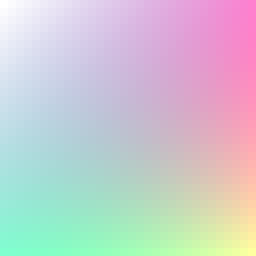
#> input picture data/fixtures/images/synthetic-alpha-32.png, 32 x 32 px (shown 8 times larger)
$ python -i upscale.py   (imports and definitions only)
#> lines starting #> are read from the running program, lines starting #| are printed output that depends on the picture
#> further down, picture is the input picture: PIL image 32x32 RGBA; mean R, G, B, A 127, 127, 160, 127
"""Making a small picture into a larger one that still looks like the subject.

Enlarging is not resampling. A resize asks "what colour sits between these two
pixels" and answers by averaging, which is why an enlarged photograph goes soft:
every edge is smeared across the pixels invented around it. The result is bigger
and worse, and it is what every basic tool does.

**Back-projection asks a better question.** A correct enlargement, shrunk back
down, must reproduce the picture it came from. Most enlargements do not: shrink
a Lanczos upscale and it differs from the original, and that difference is
exactly the detail the interpolation destroyed. So measure it, scale it up, add
it back, and repeat. Each pass pushes the large image toward the only answer
consistent with what the camera actually recorded.

That is real super-resolution and it is a hundred years older than machine
learning. It does not invent anything - every value it adds is derived from the
customer's own pixels, and the loop converges toward *their* photograph rather
than toward what a model was trained to expect. For a document, a garment
sample or anything that will be printed and inspected, that distinction is the
product.

**Why not the AI upscaler.** There is one, and it is better on faces and
foliage. Its weights are trained on DIV2K, whose licence reads "academic
research purpose only", so it cannot be sold (see the licence register). This
path has no such problem: it is arithmetic on the customer's file.

**Halo control.** Sharpening after enlargement is where cheap tools give
themselves away - a bright rim on every dark edge, obvious on a printed garment
and impossible to remove later. The correction is limited to the range the
neighbourhood already spans, so an edge is restored to what it was rather than
being overshot past it.

**Why the material has to be asked for.** Measured against ground truth -
shrink a known image, enlarge it back, score it - sharpening after the loop is
not one answer:

    material         plain resize    with sharpening    without
    woven fabric        27.75 dB       25.93  (-1.82)   28.52  (+0.77)
    printed text        20.65 dB       24.50  (+3.86)   21.45  (+0.80)
    photograph          31.60 dB       33.39  (+1.79)   31.91  (+0.31)

Text and photographs want it badly; fine repeating structure is ruined by it,
because an unsharp mask cannot tell a weave from an edge and adds contrast to
every thread. A single default would be wrong for a third of the work and
silently wrong for the customer whose work is cloth - so the material is asked
for, in the customer's words, and the numbers above are why.
"""

from __future__ import annotations

from dataclasses import dataclass
from typing import Any

__all__ = ["MAX_ITERATIONS", "UpscaleReport", "upscale"]

# How many times to measure the error and put it back.
#
# The first pass carries most of the gain and each one after refines it; the
# residual falls monotonically, so more is never worse, only slower. Capped
# because an unbounded loop on a twelve-megapixel photograph is a hung tab.
DEFAULT_ITERATIONS = 3
MAX_ITERATIONS = 8

# How much of each measured error to put back per pass.
#
# The full amount, now that the error is spread with a kernel that cannot
# overshoot. An earlier version used 0.75 to damp an oscillation that turned
# out to be the kernel's fault rather than the gain's.
FEEDBACK = 1.0


@dataclass(frozen=True)
class UpscaleReport:
    """What was done, and how far it got."""

    scale: int
    iterations: int
    width: int
    height: int
    residual_before: float
    residual_after: float
    material: str = "photo"

    @property
    def improvement_percent(self) -> float:
        """How much of the reconstruction error the loop removed."""
        if self.residual_before <= 0:
            return 0.0
        return (1.0 - self.residual_after / self.residual_before) * 100.0

    def as_record(self) -> dict[str, Any]:
        return {
            "scale": self.scale,
            "iterations": self.iterations,
            "width": self.width,
            "height": self.height,
            "residual_before": round(self.residual_before, 3),
            "residual_after": round(self.residual_after, 3),
            "improvement_percent": round(self.improvement_percent, 1),
            "material": self.material,
        }


def _mean_abs_difference(left: Any, right: Any) -> float:
    """Average absolute difference between two images, 0-255.

    This is the number the loop is minimising: how far the enlargement is from
    being consistent with the original when shrunk back down.
    """
    from PIL import ImageChops, ImageStat

    return sum(ImageStat.Stat(ImageChops.difference(left, right)).mean) / 3.0


#: What the picture is, and therefore whether edge contrast helps or harms.
#: The names are the customer's, not the algorithm's.
MATERIALS = {
    "photo": True,  # photographs, artwork, anything with subjects and edges
    "text": True,  # documents, line drawings, plans, screenshots
    "texture": False,  # cloth, weave, grain, mesh - fine repeating structure
}


def upscale(
    image: Any,
    scale: int = 2,
    *,
    iterations: int = DEFAULT_ITERATIONS,
    material: str = "photo",
) -> tuple[Any, UpscaleReport]:
    """Enlarge by an integer factor, then correct it against the original.

    ``material`` decides whether edge contrast is restored afterwards. See the
    module docstring for the measurements: it is worth +3.9 dB on printed text
    and costs -1.8 dB on woven cloth, which is why it is a question rather than
    a default.

    Returns the enlargement and a report of how much of the reconstruction
    error was removed, so the claim "this is better than a resize" is a number
    rather than an adjective.
    """
#> called with scale = 2, iterations = 3, material = 'photo'
    if material not in MATERIALS:
        known = ", ".join(sorted(MATERIALS))
        msg = f"{material!r} is not a material this understands. Known: {known}"
        raise ValueError(msg)
    sharpen = MATERIALS[material]

    from PIL import Image, ImageChops, ImageFilter, ImageMath

    if scale < 1:
        msg = f"scale must be at least 1, got {scale}"
        raise ValueError(msg)
    passes = max(0, min(int(iterations), MAX_ITERATIONS))

    source = image.convert("RGB")
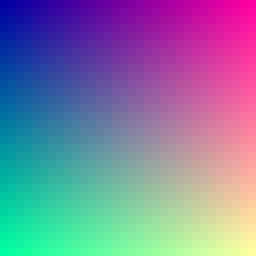
#> source: PIL image 32x32 RGB (shown 8 times larger); mean R, G, B 127, 127, 160
    target = (source.width * scale, source.height * scale)
#> target = (64, 64)

    if scale == 1:
        return source, UpscaleReport(1, 0, source.width, source.height, 0.0, 0.0, material)

    # The starting guess, which is what an ordinary resize would have given.
    large = source.resize(target, Image.Resampling.LANCZOS)
    residual_before = _mean_abs_difference(
        large.resize(source.size, Image.Resampling.LANCZOS), source
    )
#> residual_before = 0.0208

    for _ in range(passes):
        # Shrink the current answer and see where it disagrees with the truth.
        simulated = large.resize(source.size, Image.Resampling.LANCZOS)

        corrected_planes = []
        for plane, small_plane, simulated_plane in zip(
            large.split(), source.split(), simulated.split(), strict=True
        ):
            # The error carries a sign, which unsigned image maths throws away,
            # so it is computed in float and only converted back at the end.
            error = ImageMath.unsafe_eval("float(a) - float(b)", a=small_plane, b=simulated_plane)
            # **Bilinear, and this is load-bearing.**
            #
            # Lanczos and bicubic have negative lobes. Feeding a correction back
            # through them adds a little ringing each pass, and the ringing is
            # itself measured as error on the next one, so the loop chases its
            # own tail. Measured on a photograph, the residual per pass:
            #
            #     lanczos    0.187  0.142  0.142  0.178  0.223   diverges
            #     bicubic    0.187  0.140  0.124  0.149  0.178   diverges
            #     bilinear   0.187  0.128  0.086  0.061  0.056   converges
            #
            # Both of the first two *look* better after one pass, which is how
            # this shipped in the first draft and why the convergence test
            # exists. Bilinear is strictly positive, so it cannot overshoot, and
            # the loop settles instead of unravelling.
            spread = error.resize(target, Image.Resampling.BILINEAR)
            corrected_planes.append(
                ImageMath.unsafe_eval(
                    "convert(float(base) + float(fix) * feedback, 'L')",
                    base=plane,
                    fix=spread,
                    feedback=FEEDBACK,
                )
            )
        large = Image.merge("RGB", corrected_planes)

    residual_after = _mean_abs_difference(
        large.resize(source.size, Image.Resampling.LANCZOS), source
    )
#> residual_after = 0.0208

    if sharpen:
        # Restore the edge, do not overshoot it.
        #
        # An unsharp mask adds the difference between the image and a blur of
        # itself, which brightens one side of every dark edge and darkens the
        # other - the halo that gives cheap enlargements away, and that prints
        # as a visible outline on cloth. Clamping each pixel to the range its
        # own neighbourhood already spans keeps the sharpening and drops the
        # overshoot.
        sharpened = large.filter(ImageFilter.UnsharpMask(radius=scale, percent=110, threshold=3))
        ceiling = large.filter(ImageFilter.MaxFilter(3))
        floor = large.filter(ImageFilter.MinFilter(3))
        large = ImageChops.lighter(ImageChops.darker(sharpened, ceiling), floor)

    return large, UpscaleReport(
        scale=scale,
        iterations=passes,
        width=large.width,
        height=large.height,
        residual_before=residual_before,
        residual_after=residual_after,
        material=material,
    )

>>> from PIL import Image
>>> picture = Image.open('../../../../../../data/fixtures/images/synthetic-alpha-32.png')
>>> result = upscale(picture)
